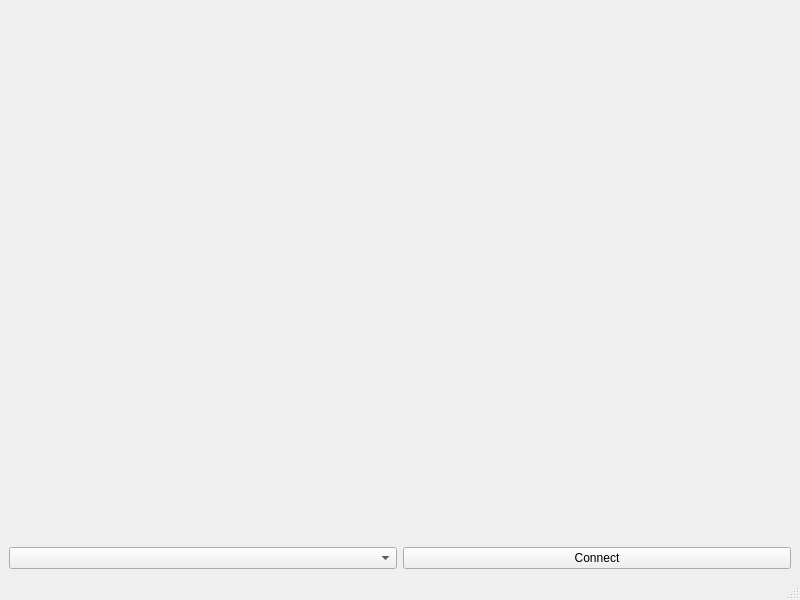
<?xml version="1.0" encoding="UTF-8"?>
<ui version="4.0">
 <class>MainWindow</class>
 <widget class="QMainWindow" name="MainWindow">
  <property name="geometry">
   <rect>
    <x>0</x>
    <y>0</y>
    <width>800</width>
    <height>600</height>
   </rect>
  </property>
  <property name="windowTitle">
   <string>Sensor Grapher</string>
  </property>
  <widget class="QWidget" name="centralwidget">
   <layout class="QGridLayout" name="gridLayout_2">
    <item row="0" column="0">
     <widget class="QChartView" name="vfbChartView" native="true"/>
    </item>
    <item row="1" column="0">
     <layout class="QHBoxLayout" name="horizontalLayout_2">
      <item>
       <widget class="QComboBox" name="portsComboBox"/>
      </item>
      <item>
       <widget class="QPushButton" name="connectButton">
        <property name="text">
         <string>Connect</string>
        </property>
       </widget>
      </item>
     </layout>
    </item>
   </layout>
  </widget>
  <widget class="QMenuBar" name="menubar">
   <property name="geometry">
    <rect>
     <x>0</x>
     <y>0</y>
     <width>800</width>
     <height>17</height>
    </rect>
   </property>
  </widget>
  <widget class="QStatusBar" name="statusbar"/>
 </widget>
 <customwidgets>
  <customwidget>
   <class>QChartView</class>
   <extends>QWidget</extends>
   <header>qchartview.h</header>
   <container>1</container>
  </customwidget>
 </customwidgets>
 <resources/>
 <connections/>
</ui>
